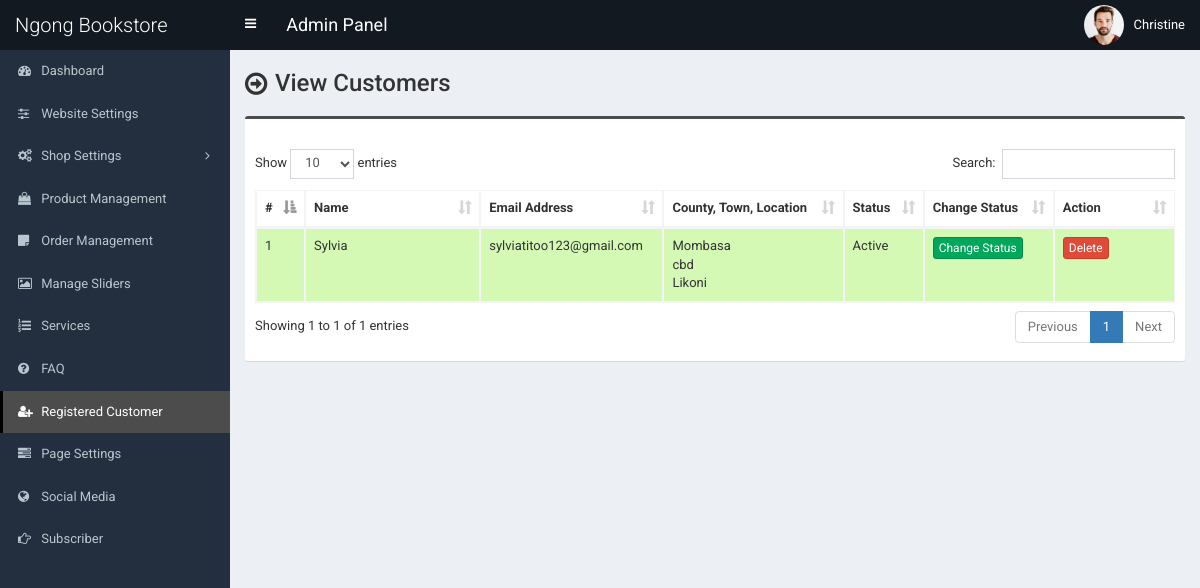
Before: /admin/customer.php (signed in) with the older database file.
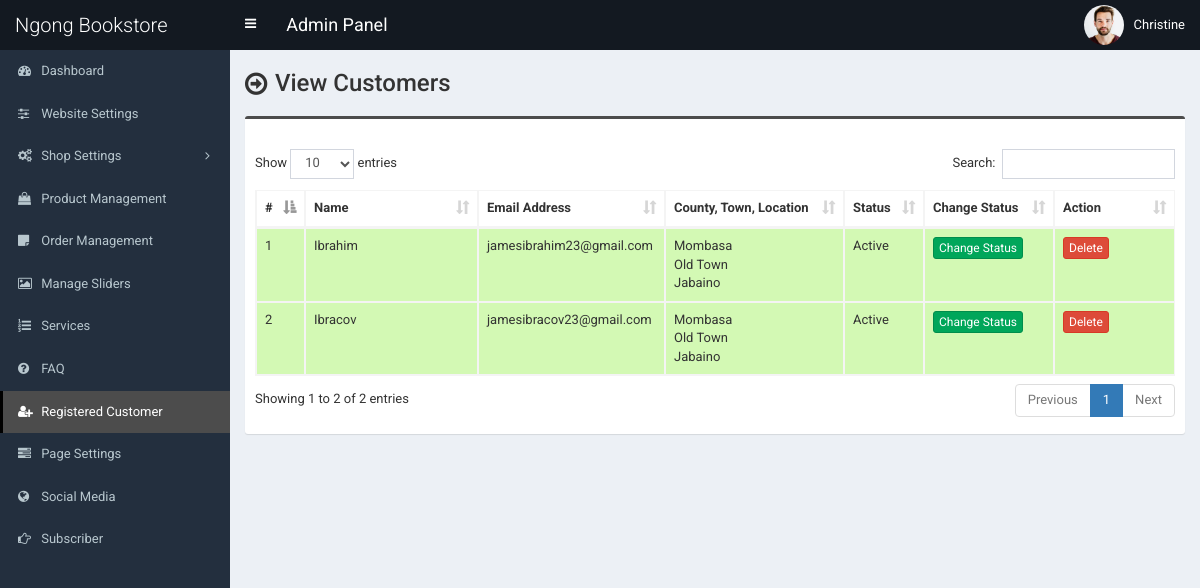
After: the same page with the newer database file.
### tables this page shows
CREATE TABLE `tbl_customer` (
  `cust_id` int(11) NOT NULL,
  `cust_name` varchar(100) NOT NULL,
  `cust_cname` varchar(100) NOT NULL,
  `cust_email` varchar(100) NOT NULL,
  `cust_phone` varchar(50) NOT NULL,
  `cust_county` int(11) NOT NULL,
  `cust_address` mediumtext NOT NULL,
  `cust_town` varchar(100) NOT NULL,
  `cust_location` varchar(100) NOT NULL,
  `cust_zip` varchar(30) NOT NULL,
  `cust_b_name` varchar(100) NOT NULL,
  `cust_b_cname` varchar(100) NOT NULL,
  `cust_b_phone` varchar(50) NOT NULL,
  `cust_b_county` int(11) NOT NULL,
  `cust_b_address` mediumtext NOT NULL,
  `cust_b_town` varchar(100) NOT NULL,
  `cust_b_location` varchar(100) NOT NULL,
  `cust_b_zip` varchar(30) NOT NULL,
  `cust_s_name` varchar(100) NOT NULL,
  `cust_s_cname` varchar(100) NOT NULL,
  `cust_s_phone` varchar(50) NOT NULL,
  `cust_s_county` int(11) NOT NULL,
  `cust_s_address` mediumtext NOT NULL,
  `cust_s_town` varchar(100) NOT NULL,
  `cust_s_location` varchar(100) NOT NULL,
  `cust_s_zip` varchar(30) NOT NULL,
  `cust_password` varchar(100) NOT NULL,
  `cust_token` varchar(255) NOT NULL,
  `cust_datetime` varchar(100) NOT NULL,
  `cust_timestamp` varchar(100) NOT NULL,
  `cust_status` int(1) NOT NULL
);

CREATE TABLE `tbl_counties` (
  `county_id` int(11) NOT NULL,
  `county_name` varchar(100) NOT NULL DEFAULT ''
);

### admin/customer.php (the view, shortened to what this page needs)
<?php require_once('header.php'); ?>
<section class="content-header">
    <div class="content-header-left">
        <h1>View Customers</h1>
    </div>
</section>
<section class="content">
    <div class="row">
        <div class="col-md-12">
            <div class="box box-info">
                <div class="box-body table-responsive">
                    <table id="example1" class="table table-bordered table-hover table-striped">
                        <thead>
                            <tr>
                                <th width="10">#</th>
                                <th width="180">Name</th>
                                <th width="150">Email Address</th>
                                <th width="180">County, Town, Location</th>
                                <th>Status</th>
                                <th width="100">Change Status</th>
                                <th width="100">Action</th>
                            </tr>
                        </thead>
                        <tbody>
                            <?php
							$i=0;
							$statement = $pdo->prepare("SELECT *
														FROM tbl_customer t1
														JOIN tbl_counties t2
														ON t1.cust_county = t2.county_id
													");
							$statement->execute();
							$result = $statement->fetchAll(PDO::FETCH_ASSOC);
							foreach ($result as $row) {
								$i++;
								?>
                            <tr class="<?php if($row['cust_status']==1) {echo 'bg-g';}else {echo 'bg-r';} ?>">
                                <td><?php echo $i; ?></td>
                                <td><?php echo $row['cust_name']; ?></td>
                                <td><?php echo $row['cust_email']; ?></td>
                                <td>
                                    <?php echo $row['county_name']; ?><br>
                                    <?php echo $row['cust_town']; ?><br>
                                    <?php echo $row['cust_location']; ?>
                                </td>
                                <td><?php if($row['cust_status']==1) {echo 'Active';} else {echo 'Inactive';} ?></td>
                                <td>
                                    <a href="customer-change-status.php?id=<?php echo $row['cust_id']; ?>"
                                        class="btn btn-success btn-xs">Change Status</a>
                                </td>
                                <td>
                                    <a href="#" class="btn btn-danger btn-xs"
                                        data-href="customer-delete.php?id=<?php echo $row['cust_id']; ?>"
                                        data-toggle="modal" data-target="#confirm-delete">Delete</a>
                                </td>
                            </tr>
                            <?php
							}
							?>
                        </tbody>
                    </table>
                </div>
            </div>
        </div>
    </div>
</section>
<?php require_once('footer.php'); ?>

Changed rows visible on the page:
removed tbl_customer: cust_name "Sylvia", cust_email "sylviatitoo123@gmail.com", tbl_counties.county_name "Mombasa", cust_town "cbd", cust_location "Likoni", cust_status "Active"
added tbl_customer: cust_name "Ibrahim", cust_email "jamesibrahim23@gmail.com", tbl_counties.county_name "Mombasa", cust_town "Old Town", cust_location "Jabaino", cust_status "Active"
added tbl_customer: cust_name "Ibracov", cust_email "jamesibracov23@gmail.com", tbl_counties.county_name "Mombasa", cust_town "Old Town", cust_location "Jabaino", cust_status "Active"
Other visible differences:
text written by a page script: "Show entries Search: Showing 1 to 1 of 1 entries Previous 1 Next" → "Show entries Search: Showing 1 to 2 of 2 entries Previous 1 Next"
